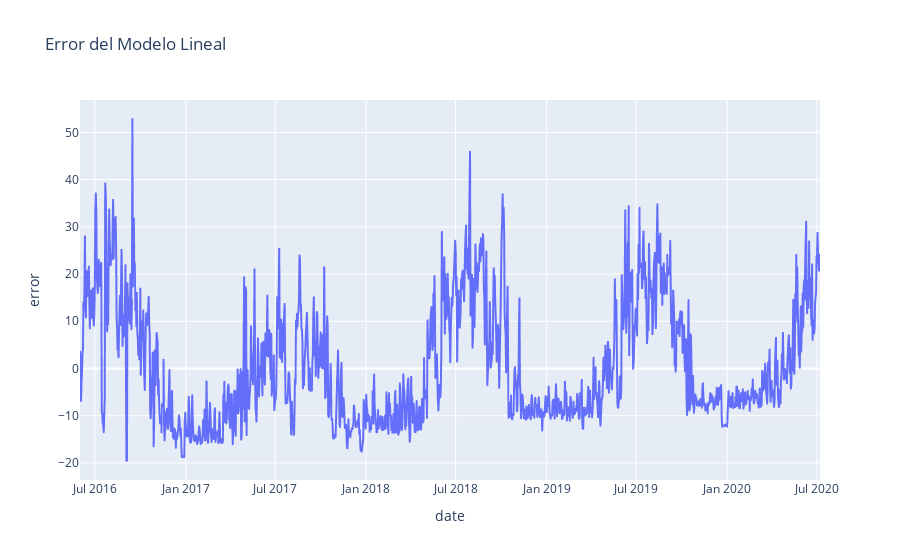

Notebook code cell kept with this figure:
### Code cell
df['error'] = df['Energy_kWh'] - pd.concat([pd.Series(y_train_pred, index=train.index), 
                                                    pd.Series(y_test_pred, index=test.index)])

fig = px.line(df, x='date', y='error', title='Error del Modelo Lineal')
fig.show()

### Figure 1 — Plotly figure (JSON) as saved in the notebook; plotly's stock layout.template omitted (floating-point values rounded to 4 significant figures; data arrays with more than 128 entries replaced by an {"elided": "..."} marker saying what was removed)
{"data": [{"hovertemplate": "date=%{x}<br>error=%{y}<extra></extra>", "legendgroup": "", "line": {"color": "#636efa", "dash": "solid"}, "marker": {"symbol": "circle"}, "mode": "lines", "name": "", "showlegend": false, "type": "scattergl", "x": {"elided": "1498 str values"}, "xaxis": "x", "y": {"elided": "1498 float values"}, "yaxis": "y"}], "layout": {"legend": {"tracegroupgap": 0}, "title": {"text": "Error del Modelo Lineal"}, "xaxis": {"anchor": "y", "domain": [0, 1], "title": {"text": "date"}}, "yaxis": {"anchor": "x", "domain": [0, 1], "title": {"text": "error"}}}}
